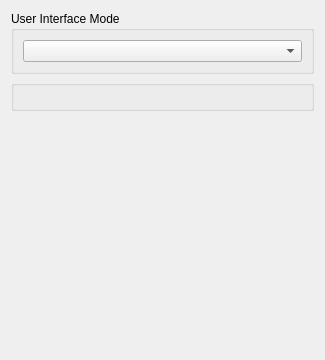
<?xml version="1.0" encoding="UTF-8"?>
<ui version="4.0">
 <class>AppearanceOptionsWidget</class>
 <widget class="QWidget" name="AppearanceOptionsWidget">
  <property name="geometry">
   <rect>
    <x>0</x>
    <y>0</y>
    <width>325</width>
    <height>360</height>
   </rect>
  </property>
  <property name="windowTitle">
   <string>Form</string>
  </property>
  <layout class="QVBoxLayout" name="verticalLayout">
   <item>
    <widget class="QGroupBox" name="m_uiModeGroupBox">
     <property name="title">
      <string>User Interface Mode</string>
     </property>
     <layout class="QVBoxLayout">
      <item>
       <widget class="QComboBox" name="m_uiModeCombo"/>
      </item>
     </layout>
    </widget>
   </item>
   <item>
    <widget class="FontPanel" name="m_fontPanel"/>
   </item>
   <item>
    <spacer name="verticalSpacer">
     <property name="orientation">
      <enum>Qt::Vertical</enum>
     </property>
     <property name="sizeHint" stdset="0">
      <size>
       <width>0</width>
       <height>0</height>
      </size>
     </property>
    </spacer>
   </item>
  </layout>
 </widget>
 <customwidgets>
  <customwidget>
   <class>FontPanel</class>
   <extends>QGroupBox</extends>
   <header location="global">qextDesignerFontPanel.h</header>
   <container>1</container>
  </customwidget>
 </customwidgets>
 <resources/>
 <connections/>
</ui>
